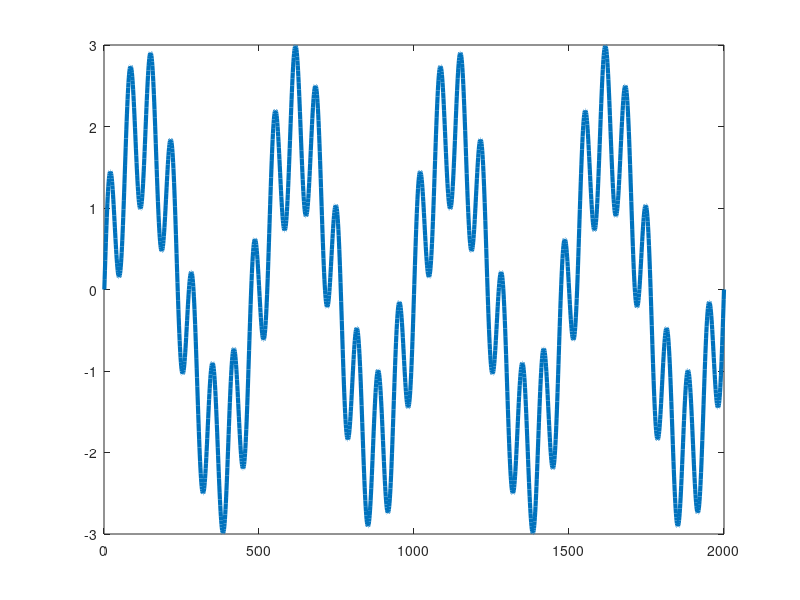
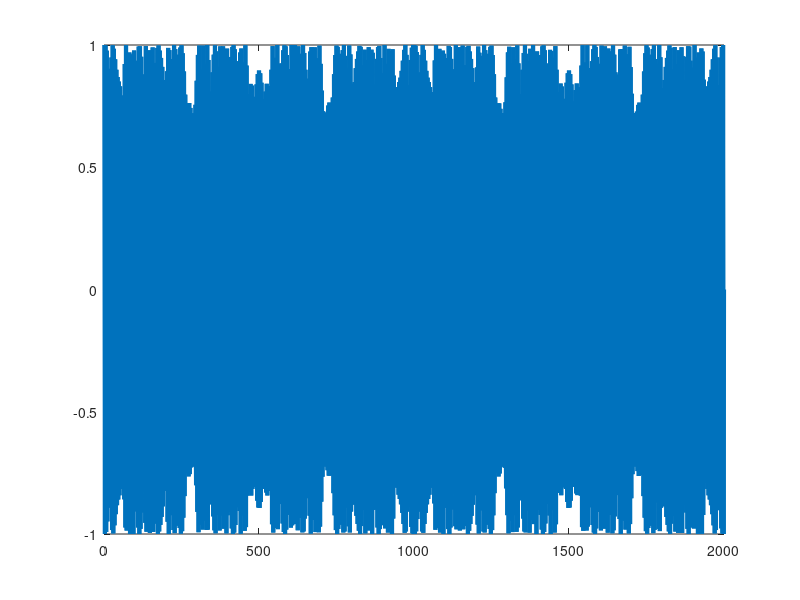
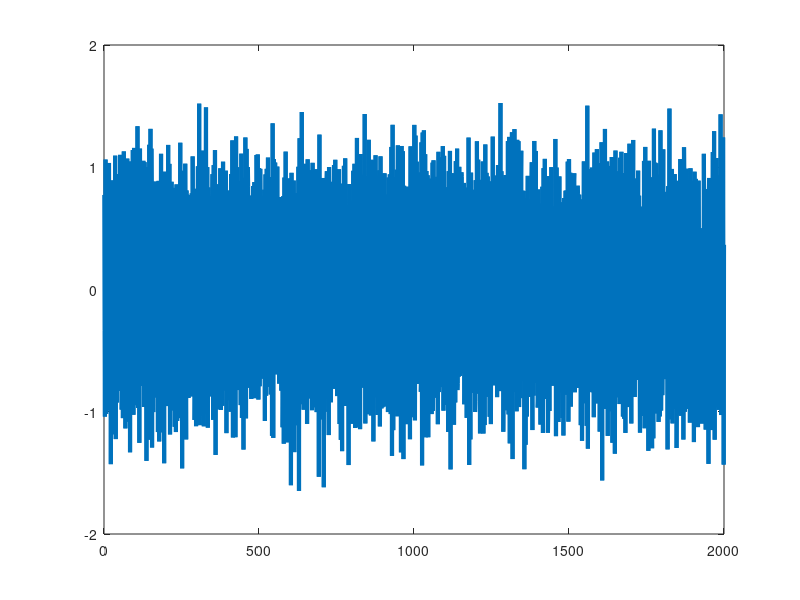

Here is the MATLAB script that generated these plots, in order: (Note: this script raises an error after producing the figures.)
%Simulacion FDMA
muestras=2000;
% numero de usuarios
channels=8;
% Frecuencia Señal moduladora en Hz
fm=[30 40 50 60 70 80 90 100]; 
% Frecuencia de portadora asignada a los diferentes usuarios en Hz
fc=[300 600 900 1200 1500 1800 2100 2400];
% Desviacion de frecuencia
fd=10;

% Generar la señal moduladora 
t=linspace(0,muestras,muestras);
for i=1:channels
    m(i,:)=sin(2*pi*fm(1,i)*t)+2*sin(pi*8*t);
end
figure, plot(m(1,:),'LineWidth',3)

% Generar Señal modulada
for i=1: channels
    y(i,:)=fmmod(m(i,:),fc(1,i),4*fc(1,i),fd);
end
figure, plot(y(1,:) , 'LineWidth',3)



% Señal modulada a traves canal AWGN 
for i=1:channels
        chn(i,:)=awgn(y(i,:),10,'measured');
end
figure, plot(chn(1,:),'LineWidth',3)



%Parte Recepción
% Demodulacion señal recibida en la estacion base 
for i=1:channels
    Rx(i,:)=fmdemod(chn(i,:),fc(1,i),4*fc(1,i),fd);
end
figure, plot(Rx(1,:),'LineWidth',3)

figure, plot(Rx(1,:),'LineWidth',4)
hold on
plot(m(1,:),'r','LineWidth',2)

